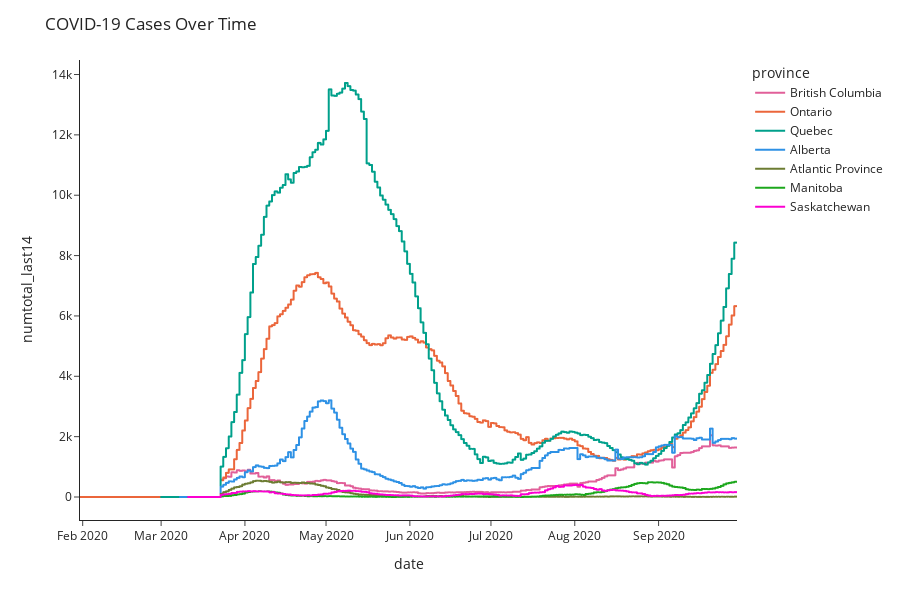

Notebook source saved alongside this figure:
### Markdown cell above
## Tweets as a function of COVID Cases

Source: https://open.canada.ca/data/en/dataset/b8d1d622-1ceb-4c1c-96e9-a0b38939080b

### Code cell
from datetime import datetime
case_data = pd.read_csv("../data/external_datasets/canada_covid19.csv").rename({"prname":"province"},axis=1)
case_data["province"] = case_data["province"].apply(prov_map)
case_data["date"] = case_data["date"].map(lambda x : datetime.strptime(x,"%d-%m-%Y"))
case_data = case_data[case_data["province"].isin(CONSOLIDATED_PROVINCES)]
case_data = case_data.groupby(["date","province"])['numtotal_last14'].sum().fillna(0).reset_index().sort_values(["date","province"])
fig = px.line(case_data,
              x="date",
              y="numtotal_last14",
              color="province",
              line_shape="vh",
              color_discrete_map=PROVINCE_COLOR_MAP)
fig.update_layout(title_text="COVID-19 Cases Over Time",
                  height=600,
                  template="simple_white")

### Figure 1 — Plotly figure (JSON) as saved in the notebook; plotly's stock layout.template omitted (floating-point values rounded to 4 significant figures; data arrays with more than 128 entries replaced by an {"elided": "..."} marker saying what was removed)
{"data": [{"hovertemplate": "province=British Columbia<br>date=%{x}<br>numtotal_last14=%{y}<extra></extra>", "legendgroup": "British Columbia", "line": {"color": "#E15F99", "dash": "solid", "shape": "vh"}, "mode": "lines", "name": "British Columbia", "showlegend": true, "type": "scattergl", "x": {"elided": "220 str values"}, "xaxis": "x", "y": {"elided": "220 int values"}, "yaxis": "y"}, {"hovertemplate": "province=Ontario<br>date=%{x}<br>numtotal_last14=%{y}<extra></extra>", "legendgroup": "Ontario", "line": {"color": "#EB663B", "dash": "solid", "shape": "vh"}, "mode": "lines", "name": "Ontario", "showlegend": true, "type": "scattergl", "x": {"elided": "220 str values"}, "xaxis": "x", "y": {"elided": "220 int values"}, "yaxis": "y"}, {"hovertemplate": "province=Quebec<br>date=%{x}<br>numtotal_last14=%{y}<extra></extra>", "legendgroup": "Quebec", "line": {"color": "#00A08B", "dash": "solid", "shape": "vh"}, "mode": "lines", "name": "Quebec", "showlegend": true, "type": "scattergl", "x": {"elided": "211 str values"}, "xaxis": "x", "y": {"elided": "211 int values"}, "yaxis": "y"}, {"hovertemplate": "province=Alberta<br>date=%{x}<br>numtotal_last14=%{y}<extra></extra>", "legendgroup": "Alberta", "line": {"color": "#2E91E5", "dash": "solid", "shape": "vh"}, "mode": "lines", "name": "Alberta", "showlegend": true, "type": "scattergl", "x": {"elided": "206 str values"}, "xaxis": "x", "y": {"elided": "206 int values"}, "yaxis": "y"}, {"hovertemplate": "province=Atlantic Province<br>date=%{x}<br>numtotal_last14=%{y}<extra></extra>", "legendgroup": "Atlantic Province", "line": {"color": "#6C7C32", "dash": "solid", "shape": "vh"}, "mode": "lines", "name": "Atlantic Province", "showlegend": true, "type": "scattergl", "x": {"elided": "204 str values"}, "xaxis": "x", "y": {"elided": "204 int values"}, "yaxis": "y"}, {"hovertemplate": "province=Manitoba<br>date=%{x}<br>numtotal_last14=%{y}<extra></extra>", "legendgroup": "Manitoba", "line": {"color": "#1CA71C", "dash": "solid", "shape": "vh"}, "mode": "lines", "name": "Manitoba", "showlegend": true, "type": "scattergl", "x": {"elided": "204 str values"}, "xaxis": "x", "y": {"elided": "204 int values"}, "yaxis": "y"}, {"hovertemplate": "province=Saskatchewan<br>date=%{x}<br>numtotal_last14=%{y}<extra></extra>", "legendgroup": "Saskatchewan", "line": {"color": "#FB00D1", "dash": "solid", "shape": "vh"}, "mode": "lines", "name": "Saskatchewan", "showlegend": true, "type": "scattergl", "x": {"elided": "204 str values"}, "xaxis": "x", "y": {"elided": "204 int values"}, "yaxis": "y"}], "layout": {"height": 600, "legend": {"title": {"text": "province"}, "tracegroupgap": 0}, "margin": {"t": 60}, "title": {"text": "COVID-19 Cases Over Time"}, "xaxis": {"anchor": "y", "domain": [0, 1], "title": {"text": "date"}}, "yaxis": {"anchor": "x", "domain": [0, 1], "title": {"text": "numtotal_last14"}}}}
